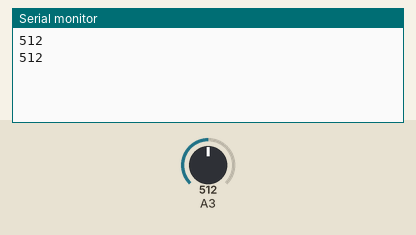
This sketch was run on a simulated Arduino Uno, built with avr-gcc and run on an emulated ATmega328P. On the bench: the last lines printed to the serial monitor. The test bench sets the inputs (shaded band); at power-on: A3 = 512.

Above: at 1.8 s.
1.9 s: A3 set to 716
At 2.4 s:
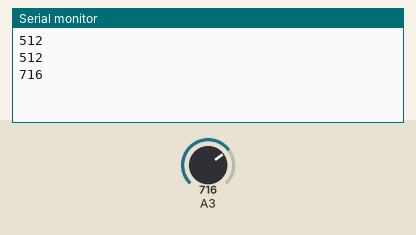
3.4 s: A3 set to 900
At 4.8 s:
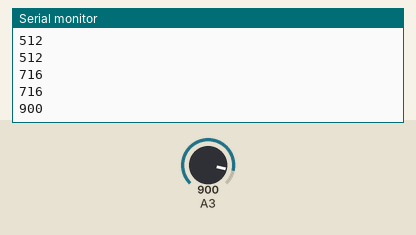
Timing chart, 0 to 6.4 s (numbered marks = the images above; inputs shaded):
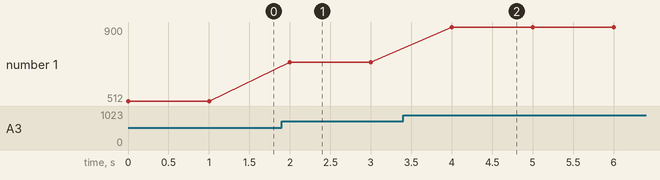

The sketch:

sketch_jun11a_Peltier_rough.ino
```cpp
void setup() {
  Serial.begin(9600);
}

void loop() {
  int temp_in;

  temp_in = analogRead(3);

  Serial.print(temp_in, DEC);
  Serial.print("\n");
  delay(1000);
}
```

Measured:
- after the input at 1.9 s, the serial monitor: prints a new line after 0.10 s (image 1)
- after the input at 3.4 s, the serial monitor: prints a new line after 0.60 s (image 2)
- plotted number 1: 512 → 716 after the input at 1.9 s, 716 → 900 after the input at 3.4 s
